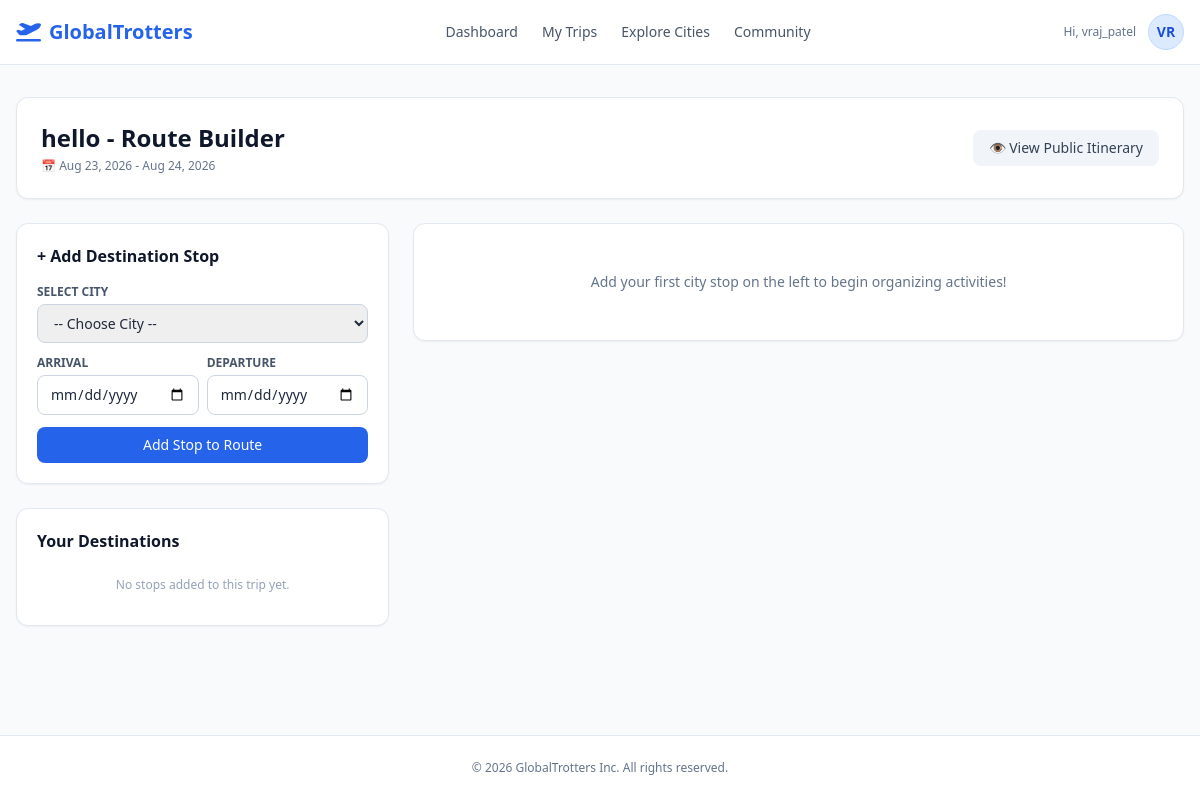
Page /itinerary/builder/1 (signed in) on the earlier database version.
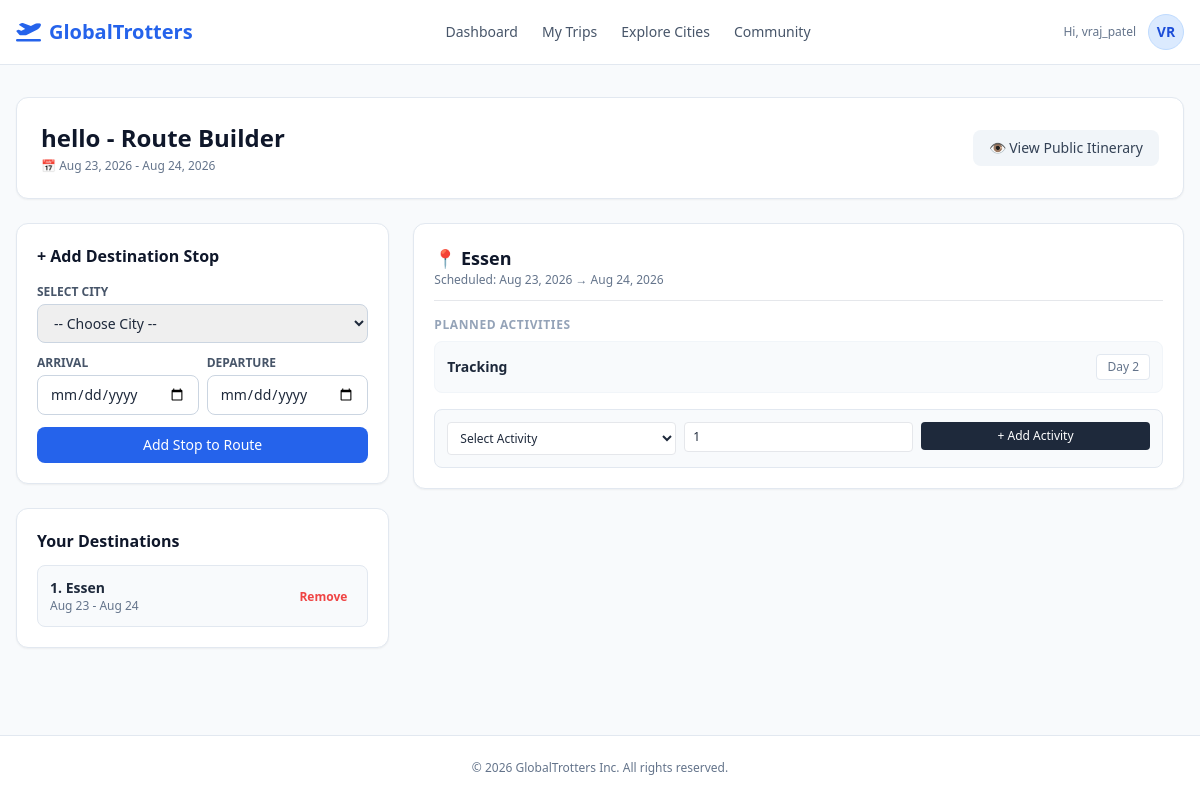
Same page on the later database version.
### app/models/user.py (models this page shows, shortened)
class User(UserMixin, db.Model):
    __tablename__ = 'users'
    id = db.Column(db.Integer, primary_key=True)
    username = db.Column(db.String(64), unique=True, nullable=False, index=True)
    email = db.Column(db.String(120), unique=True, nullable=False, index=True)
    password_hash = db.Column(db.String(256), nullable=False)
    first_name = db.Column(db.String(64), nullable=True)
    last_name = db.Column(db.String(64), nullable=True)
    phone = db.Column(db.String(20), nullable=True)
    city = db.Column(db.String(64), nullable=True)
    country = db.Column(db.String(64), nullable=True)
    photo_url = db.Column(db.String(256), nullable=True)
    created_at = db.Column(db.DateTime, default=lambda: datetime.now(timezone.utc))

### app/models/trip.py (models this page shows, shortened)
class Trip(db.Model):
    __tablename__ = 'trips'
    __table_args__ = {'extend_existing': True}
    id = db.Column(db.Integer, primary_key=True)
    user_id = db.Column(db.Integer, db.ForeignKey('users.id'), nullable=False)
    name = db.Column(db.String(128), nullable=False)
    description = db.Column(db.Text, nullable=True)
    start_date = db.Column(db.Date, nullable=True)
    end_date = db.Column(db.Date, nullable=True)
    budget = db.Column(db.Numeric(10, 2), default=0.0)
    cover_photo_url = db.Column(db.String(256), nullable=True)
    is_public = db.Column(db.Boolean, default=False, nullable=False)
    status = db.Column(db.String(32), default='upcoming', nullable=False)
    created_at = db.Column(db.DateTime, default=lambda: datetime.now(timezone.utc))
    owner = db.relationship('User', backref=db.backref('trips', lazy=True))
    @property
    def title(self):
        return self.name

### app/models/itinerary.py (models this page shows, shortened)
class Stop(db.Model):
    __tablename__ = 'stops'
    __table_args__ = {'extend_existing': True}
    id = db.Column(db.Integer, primary_key=True)
    trip_id = db.Column(db.Integer, db.ForeignKey('trips.id'), nullable=False)
    city_id = db.Column(db.Integer, db.ForeignKey('cities.id'), nullable=False)
    start_date = db.Column(db.Date, nullable=True)
    end_date = db.Column(db.Date, nullable=True)
    order_index = db.Column(db.Integer, default=0)
    budget = db.Column(db.Numeric(10, 2), default=0)
    @property
    def arrival_date(self):
        return self.start_date
    @property
    def departure_date(self):
        return self.end_date
    trip = db.relationship('Trip', backref=db.backref('stops', cascade='all, delete-orphan'))
    city = db.relationship('City')

class TripActivity(db.Model):
    __tablename__ = 'trip_activities'
    __table_args__ = {'extend_existing': True}
    id = db.Column(db.Integer, primary_key=True)
    stop_id = db.Column(db.Integer, db.ForeignKey('stops.id'), nullable=False)
    activity_id = db.Column(db.Integer, db.ForeignKey('activities.id'), nullable=False)
    day_number = db.Column(db.Integer, default=1)
    notes = db.Column(db.Text, nullable=True)
    stop = db.relationship('Stop', backref=db.backref('activities', cascade='all, delete-orphan'))
    activity = db.relationship('Activity')

### app/models/city.py (models this page shows, shortened)
class City(db.Model):
    __tablename__ = 'cities'
    id = db.Column(db.Integer, primary_key=True)
    name = db.Column(db.String(100), nullable=False, index=True)
    country = db.Column(db.String(100), nullable=False)
    cost_index = db.Column(db.Integer, nullable=True)
    popularity = db.Column(db.Integer, default=0)
    image_url = db.Column(db.String(256), nullable=True)

### app/models/activity.py (models this page shows, shortened)
class Activity(db.Model):
    __tablename__ = 'activities'
    id = db.Column(db.Integer, primary_key=True)
    city_id = db.Column(db.Integer, db.ForeignKey('cities.id'), nullable=False)
    name = db.Column(db.String(150), nullable=False)
    type = db.Column(db.String(50), nullable=True)
    cost = db.Column(db.Numeric(10, 2), nullable=True)
    duration_mins = db.Column(db.Integer, nullable=True)
    description = db.Column(db.Text, nullable=True)
    image_url = db.Column(db.String(256), nullable=True)
    city = db.relationship('City', backref='activities')

### app/routes/itinerary.py (the view)
@itinerary_bp.route('/builder/<int:trip_id>', methods=['GET'])
@login_required
def builder(trip_id):
    trip = Trip.query.get_or_404(trip_id)
    if trip.user_id != current_user.id:
        abort(403)
    stops = Stop.query.filter_by(trip_id=trip_id).order_by(Stop.start_date.asc(), Stop.order_index.asc()).all()
    all_cities = City.query.order_by(City.name.asc()).all()
    return render_template('itinerary/builder.html', trip=trip, stops=stops, cities=all_cities)

### app/templates/itinerary/builder.html (shortened to what this page needs)
{% extends "base.html" %}
{% block content %}
<div class="space-y-6">
    <div class="flex justify-between items-center bg-white p-6 rounded-xl border border-slate-200 shadow-sm">
        <div>
            <h1 class="text-2xl font-bold text-slate-900">{{ trip.title }} - Route Builder</h1>
            <p class="text-xs text-slate-500 mt-1">
                📅 {{ trip.start_date.strftime('%b %d, %Y') if trip.start_date }} - {{ trip.end_date.strftime('%b %d, %Y') if trip.end_date }}
            </p>
        </div>
        <a href="{{ url_for('itinerary.view', trip_id=trip.id) }}" class="bg-slate-100 hover:bg-slate-200 text-slate-700 px-4 py-2 rounded-lg text-sm font-medium transition-colors">
            👁️ View Public Itinerary
        </a>
    </div>
    <div class="grid grid-cols-1 lg:grid-cols-3 gap-6">
        <div class="space-y-6">
            <div class="bg-white p-5 rounded-xl border border-slate-200 shadow-sm">
                <h2 class="font-bold text-base text-slate-900 mb-4">+ Add Destination Stop</h2>
                <form action="{{ url_for('itinerary.add_stop', trip_id=trip.id) }}" method="POST" class="space-y-3">
                    <div>
                        <label class="block text-xs font-semibold text-slate-600 uppercase mb-1">Select City</label>
                        <select name="city_id" required class="w-full px-3 py-2 border border-slate-300 rounded-lg text-sm focus:ring-2 focus:ring-blue-500">
                            <option value="">-- Choose City --</option>
                        </select>
                    </div>
                    <div class="grid grid-cols-2 gap-2">
                        <div>
                            <label class="block text-xs font-semibold text-slate-600 uppercase mb-1">Arrival</label>
                            <input type="date" name="arrival_date" required class="w-full px-3 py-2 border border-slate-300 rounded-lg text-sm focus:ring-2 focus:ring-blue-500">
                        </div>
                        <div>
                            <label class="block text-xs font-semibold text-slate-600 uppercase mb-1">Departure</label>
                            <input type="date" name="departure_date" required class="w-full px-3 py-2 border border-slate-300 rounded-lg text-sm focus:ring-2 focus:ring-blue-500">
                        </div>
                    </div>
                    <button type="submit" class="w-full bg-blue-600 hover:bg-blue-700 text-white py-2 rounded-lg text-sm font-medium transition-colors mt-2">
                        Add Stop to Route
                    </button>
                </form>
            </div>
            <div class="bg-white p-5 rounded-xl border border-slate-200 shadow-sm">
                <h2 class="font-bold text-base text-slate-900 mb-3">Your Destinations</h2>
                {% if stops %}
                    <div class="space-y-3">
                        {% for stop in stops %}
                            <div class="p-3 bg-slate-50 rounded-lg border border-slate-200 flex justify-between items-center">
                                <div>
                                    <p class="font-bold text-sm text-slate-800">{{ loop.index }}. {{ stop.city.name if stop.city else 'City' }}</p>
                                    <p class="text-xs text-slate-500">
                                        {{ stop.arrival_date.strftime('%b %d') if stop.arrival_date }} - {{ stop.departure_date.strftime('%b %d') if stop.departure_date }}
                                    </p>
                                </div>
                                <form action="{{ url_for('itinerary.delete_stop', stop_id=stop.id) }}" method="POST" onsubmit="return confirm('Remove this city stop?');">
                                    <button type="submit" class="text-xs text-red-500 hover:text-red-700 font-semibold px-2 py-1">
                                        Remove
                                    </button>
                                </form>
                            </div>
                        {% endfor %}
                    </div>
                {% else %}
                    <p class="text-xs text-slate-400 py-3 text-center">No stops added to this trip yet.</p>
                {% endif %}
            </div>
        </div>
        <div class="lg:col-span-2 space-y-6">
            {% if stops %}
                {% for stop in stops %}
                    <div class="bg-white p-5 rounded-xl border border-slate-200 shadow-sm">
                        <div class="flex justify-between items-center border-b pb-3 mb-4">
                            <div>
                                <h3 class="font-bold text-lg text-slate-900">📍 {{ stop.city.name if stop.city else 'Destination' }}</h3>
                                <p class="text-xs text-slate-500">
                                    Scheduled: {{ stop.arrival_date.strftime('%b %d, %Y') if stop.arrival_date }} → {{ stop.departure_date.strftime('%b %d, %Y') if stop.departure_date }}
                                </p>
                            </div>
                        </div>
                        <div class="space-y-2 mb-4">
                            <h4 class="text-xs font-bold text-slate-400 uppercase tracking-wider">Planned Activities</h4>
                            {% set activities = stop.activities if stop.activities is defined else stop.trip_activities %}
                            {% if activities %}
                                <div class="space-y-2">
                                    {% for act in activities %}
                                        <div class="p-3 border border-slate-100 rounded-lg bg-slate-50 flex justify-between items-center">
                                            <div>
                                                <p class="text-sm font-semibold text-slate-800">{{ act.activity.name if act.activity else 'Activity' }}</p>
                                            </div>
                                            <span class="text-xs font-medium text-slate-500 bg-white border border-slate-200 px-2.5 py-1 rounded">
                                                Day {{ act.day_number or 1 }}
                                            </span>
                                        </div>
                                    {% endfor %}
                                </div>
                            {% else %}
                                <p class="text-xs text-slate-400 py-2">No activities added for this stop yet.</p>
                            {% endif %}
                        </div>
                        <form action="{{ url_for('itinerary.add_item', stop_id=stop.id) }}" method="POST" class="bg-slate-50 p-3 rounded-lg border border-slate-200 grid grid-cols-1 md:grid-cols-3 gap-2">
                            <div>
                                <select name="activity_id" required class="w-full px-2 py-1.5 border rounded text-xs bg-white">
                                    <option value="">Select Activity</option>
                                </select>
                            </div>
                            <div>
                                <input type="number" name="day_number" min="1" value="1" placeholder="Day #" class="w-full px-2 py-1.5 border rounded text-xs bg-white">
                            </div>
                            <div>
                                <button type="submit" class="w-full bg-slate-800 hover:bg-slate-900 text-white py-1.5 rounded text-xs font-medium transition-colors">
                                    + Add Activity
                                </button>
                            </div>
                        </form>
                    </div>
                {% endfor %}
            {% else %}
                <div class="bg-white p-12 rounded-xl border border-slate-200 text-center shadow-sm">
                    <p class="text-slate-500 text-sm">Add your first city stop on the left to begin organizing activities!</p>
                </div>
            {% endif %}
        </div>
    </div>
</div>
{% endblock %}

### app/templates/base.html (shortened to what this page needs)
<!DOCTYPE html>
<html lang="en">
<head>
    <script src="https://cdn.tailwindcss.com"></script>
    <link href="https://cdnjs.cloudflare.com/ajax/libs/font-awesome/6.0.0/css/all.min.css" rel="stylesheet">
    <link rel="stylesheet" href="{{ url_for('static', filename='css/style.css') }}">
    <link rel="stylesheet" href="{{ url_for('static', filename='css/components.css') }}">
</head>
<body class="bg-slate-50 text-slate-800 flex flex-col min-h-screen">
    <nav class="bg-white border-b border-slate-200 sticky top-0 z-50">
        <div class="max-w-7xl mx-auto px-4 h-16 flex items-center justify-between">
            <a href="{{ url_for('dashboard.home') }}" class="flex items-center gap-2 font-bold text-xl text-blue-600">
                <i class="fa-solid fa-plane-departure"></i> GlobalTrotters
            </a>
            <div class="hidden md:flex gap-6 font-medium text-slate-600 text-sm">
                <a href="{{ url_for('dashboard.home') }}" class="hover:text-blue-600">Dashboard</a>
                <a href="{{ url_for('trips.list_trips') }}" class="hover:text-blue-600">My Trips</a>
                <a href="/search/cities" class="hover:text-blue-600">Explore Cities</a>
                <a href="/community" class="hover:text-blue-600">Community</a>
            </div>
            <div class="flex items-center gap-3">
                {% if current_user.is_authenticated %}
                    <span class="text-xs text-slate-500 font-medium hidden sm:inline">Hi, {{ current_user.username }}</span>
                    <a href="/profile" class="w-9 h-9 rounded-full bg-blue-100 text-blue-700 font-bold flex items-center justify-center text-sm border border-blue-200">
                        {{ current_user.username[:2]|upper }}
                    </a>
                {% else %}
                    <a href="{{ url_for('auth.login') }}" class="text-sm font-medium text-blue-600 hover:underline">Log In</a>
                {% endif %}
            </div>
        </div>
    </nav>
    <main class="flex-grow max-w-7xl w-full mx-auto px-4 py-8">
        {% block content %}{% endblock %}
    </main>
    <footer class="bg-white border-t border-slate-200 py-6 text-center text-xs text-slate-500">
        © 2026 GlobalTrotters Inc. All rights reserved.
    </footer>
</body>
</html>

Differences in the rows shown:
added Stop: city "Essen", arrival_date "Aug 23", departure_date "Aug 24", arrival_date "Aug 23, 2026", departure_date "Aug 24, 2026"
added TripActivity: activity "Tracking", day_number "2"
Other differences:
text no longer shown: "No stops added to this trip yet. Add your first city stop on the left to begin organizing activities!"
